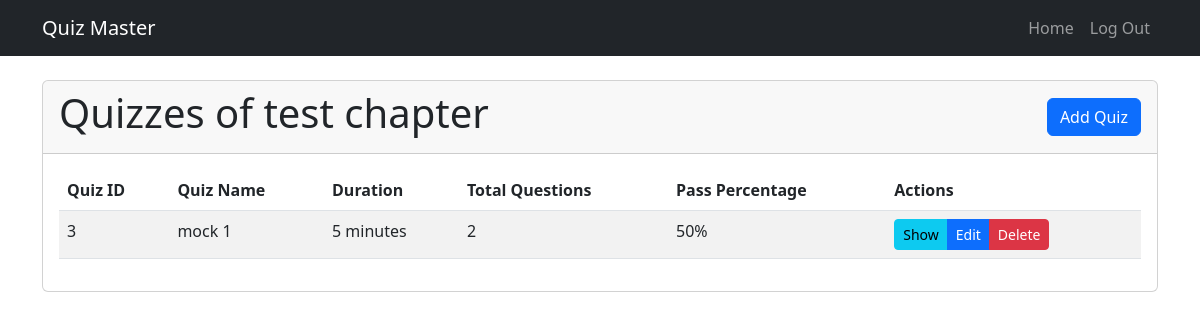
Page /admin/subject/5/chapter/4/ (signed in) on the committed database.
### model.py (models this page shows)
class Chapter(db.Model):
    __tablename__='chapter'
    id=db.Column(db.Integer,primary_key=True,autoincrement=True)
    subject_id = db.Column(db.Integer, db.ForeignKey('subject.id'), nullable=False)
    name = db.Column(db.String, unique=True, nullable=False)
    description=db.Column(db.String)
    additional_details=db.Column(db.String)
    subject = db.relationship('Subject', backref=db.backref('chapters', cascade="all, delete-orphan"))
    quizzes = db.relationship('Quiz', backref='chapter', cascade="all, delete-orphan")

class Quiz(db.Model):
    __tablename__='quiz'
    id = db.Column(db.Integer, primary_key=True)
    name = db.Column(db.String(100), nullable=False)
    chapter_id = db.Column(db.Integer, db.ForeignKey('chapter.id'), nullable=False)
    total_questions = db.Column(db.Integer, nullable=False)  # Make sure this exists
    duration = db.Column(db.Integer, nullable=False)
    pass_percentage = db.Column(db.Integer, nullable=False)
    description = db.Column(db.Text, nullable=True)
    subject_id = db.Column(db.Integer, db.ForeignKey('subject.id'), nullable=False)
    users = db.relationship('Users', secondary=user_quiz_association, back_populates="quizzes")
    subject = db.relationship('Subject', foreign_keys=[subject_id], backref=db.backref('quizzes', lazy=True))

### app.py (the view)
@app.route('/admin/subject/<int:subject_id>/chapter/<int:chapter_id>/')
@admin_req
def show_chapter(subject_id, chapter_id):
    chapter = Chapter.query.get(chapter_id)
    if not chapter:
        flash('Chapter does not exist')
        return redirect(url_for('show_subject', subject_id=subject_id))
    quizzes = Quiz.query.filter_by(chapter_id=chapter_id).all()
    return render_template('Chapter/show.html', chapter=chapter, subject_id=subject_id, quizzes=quizzes)

### app.py (called while the page is built)
def admin_req(f):
    @wraps(f)
    def inner(*args, **kwargs):
        if 'user_id' not in session or session['user_type'] != 'admin':
            flash('You need admin privileges to access this page', 'danger')
            return redirect(url_for('login'))
        return f(*args, **kwargs)
    return inner

### templates/Chapter/show.html (shortened to what this page needs)
{% extends "dashboard_layout.html" %}
{% block content %}
    <div class="card">
        <div class="card-header d-flex justify-content-between align-items-center">
            <h1>Quizzes of {{chapter.name}}</h1>
            <a href="{{ url_for('add_quiz', subject_id=chapter.subject_id, chapter_id=chapter.id) }}" class="btn btn-primary">Add Quiz</a>
        </div>
        <div class="card-body">
            <table class="table table-striped">
                <thead>
                    <tr>
                        <th>Quiz ID</th>
                        <th>Quiz Name</th>
                        <th>Duration</th>
                        <th>Total Questions</th>
                        <th>Pass Percentage</th>
                        <th>Actions</th>
                    </tr>
                </thead>
                <tbody>
                    {% for quiz in quizzes %}
                    <tr>
                        <td>{{quiz.id}}</td>
                        <td>{{quiz.name}}</td>
                        <td>{{quiz.duration}} minutes</td>
                        <td>{{quiz.total_questions}}</td>
                        <td>{{quiz.pass_percentage}}%</td>
                        <td>
                            <div class="btn-group">
                                <a href="{{url_for('show_quiz', subject_id=subject_id, chapter_id=chapter.id, quiz_id=quiz.id)}}" class="btn btn-sm btn-info">Show</a>
                                <a href="{{url_for('edit_quiz',subject_id=subject_id, chapter_id=chapter.id, quiz_id=quiz.id)}}" class="btn btn-sm btn-primary">Edit</a>
                                <a href="{{url_for('delete_quiz',subject_id=subject_id, chapter_id=chapter.id, quiz_id=quiz.id)}}" class="btn btn-sm btn-danger">Delete</a>
                            </div>
                        </td>
                    </tr>
                    {% endfor %}
                </tbody>
            </table>
        </div>
    </div>
{% endblock %}

### rows in the picture
Chapter: name "test chapter"
Quiz: id "3", name "mock 1", duration "5", total_questions "2", pass_percentage "50"
